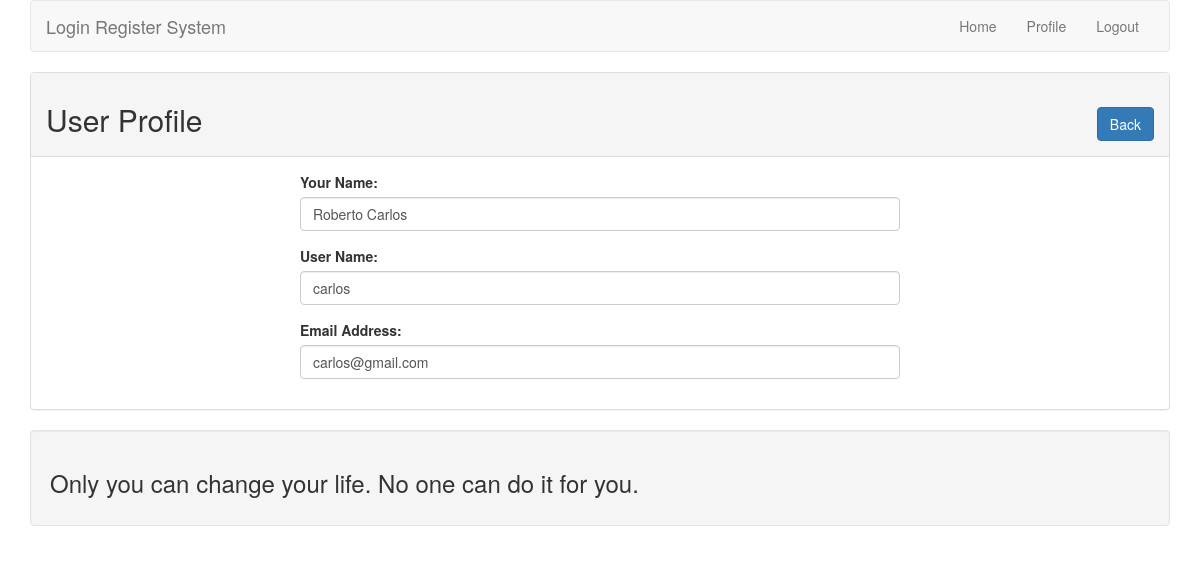
The page /lr/profile.php?id=2 (signed in) on the database its author committed.
### tables this page shows
CREATE TABLE `tbl_user` (
  `id` int(11) NOT NULL,
  `name` varchar(255) NOT NULL,
  `username` varchar(255) NOT NULL,
  `email` varchar(255) NOT NULL,
  `password` varchar(255) NOT NULL
);

### lr/lib/User.php (called while the page is built, shortened)
<?php
	include 'Database.php';
class User{
	private $db;
	public function __construct(){
			$this->db = new Database;
	}
	public function getUserById($id){
		$sql = "SELECT * FROM tbl_user WHERE id = :id LIMIT 1 ";
		$query = $this->db->pdo->prepare($sql);
		$query->bindValue(':id',$id);
		$query->execute();
		$result = $query->fetch(PDO::FETCH_OBJ);
		return $result;
	}
}
?>

### lr/lib/Database.php (called while the page is built)
<?php
class Database{
		private $hostdb = "localhost";
		private $userdb = "root";
		private $passdb = "";
		private $namedb = "db_lr";
		public $pdo;
		public function __construct(){
			if (!isset($this->pdo)) {
				try{
					$link = new PDO("mysql:host=".$this->hostdb."; dbname=".$this->namedb,$this->userdb,
						$this->passdb);
					$link->setAttribute(PDO::ATTR_ERRMODE, PDO::ERRMODE_EXCEPTION);
					$link->exec("SET CHARACTER SET utf8");
					$this->pdo = $link;
				}catch(PDOException $e){
					die("Fail to connect with Database".$e->getMessage());
				}
			}
		}
}
?>

### lr/profile.php (the view, shortened to what this page needs)
<?php
include'lib/User.php';
include'inc/header.php';
?>
<?php
	if (isset($_GET['id'])) {
		$userid = (int)$_GET['id'];
	}
	$user = new User();
?>
	<div class="panel panel-default">
		<div class="panel-heading">
			<h2>User Profile <span class="pull-right"><a class="btn btn-primary" href="index.php">Back</a></span></h2>
		</div>
		<div class="panel-body">
			<div style="max-width: 600px; margin: 0 auto;">
<?php
	$userdata = $user->getUserById($userid);
	if ($userdata) {
?>
				<form action="" method="post">
					<div class="form-group">
						<label for="name">Your Name:</label>
						<input type="text" id="name" name="name" class="form-control"
						 value="<?php echo $userdata->name; ?>"></input>
					</div>
					<div class="form-group">
						<label for="username">User Name:</label>
						<input type="text" id="username" name="username" class="form-control"
						value="<?php echo $userdata->username; ?>"></input>
					</div>
					<div class="form-group">
						<label for="email">Email Address:</label>
						<input type="text" id="email" name="email" class="form-control"
						value="<?php echo $userdata->email; ?>"></input>
					</div>
				</form>
			<?php } ?>
			</div>
		</div>
	</div>
<?php include 'inc/footer.php' ?>

### rows shown on the page
tbl_user: name "Roberto Carlos", username "carlos", email "carlos@gmail.com"
